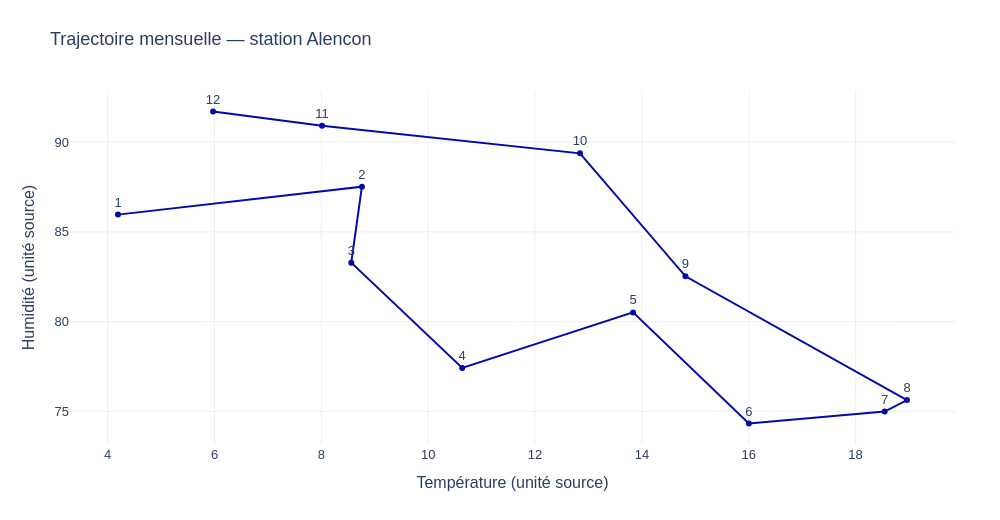

The cell this chart's notebook holds for it:
### Markdown cell above
### <b><div style='padding:15px;background-color:#d8dcd6;color:#030aa7;font-size:120%;text-align: left'>Plotly</div></b>

### Code cell
ID_GRAPHIQUE = '08_05'
BIBLIOTHEQUE = 'plotly'
fig=go.Figure(go.Scatter(x=a.Temperature,y=a.Humidite,text=a.mois.astype(str),mode='lines+markers+text',textposition='top center',connectgaps=False))
fig.update_layout(xaxis_title='Température (unité source)',yaxis_title='Humidité (unité source)');montrer_plotly(fig,f'Trajectoire mensuelle — station {station}')

### Figure 1 — Plotly figure (JSON) as saved in the notebook; plotly's stock layout.template omitted (floating-point values rounded to 4 significant figures)
{"data": [{"connectgaps": false, "mode": "lines+markers+text", "text": ["1", "2", "3", "4", "5", "6", "7", "8", "9", "10", "11", "12"], "textposition": "top center", "type": "scatter", "x": [4.193, 8.759, 8.56, 10.64, 13.83, 16.0, 18.54, 18.96, 14.82, 12.84, 8.013, 5.973], "y": [85.96, 87.52, 83.29, 77.42, 80.52, 74.33, 74.99, 75.63, 82.53, 89.37, 90.91, 91.7]}], "layout": {"font": {"family": "Arial", "size": 13}, "height": 520, "margin": {"b": 75, "l": 70, "r": 45, "t": 90}, "title": {"text": "Trajectoire mensuelle — station Alencon"}, "width": 1000, "xaxis": {"title": {"text": "Température (unité source)"}}, "yaxis": {"title": {"text": "Humidité (unité source)"}}}}
